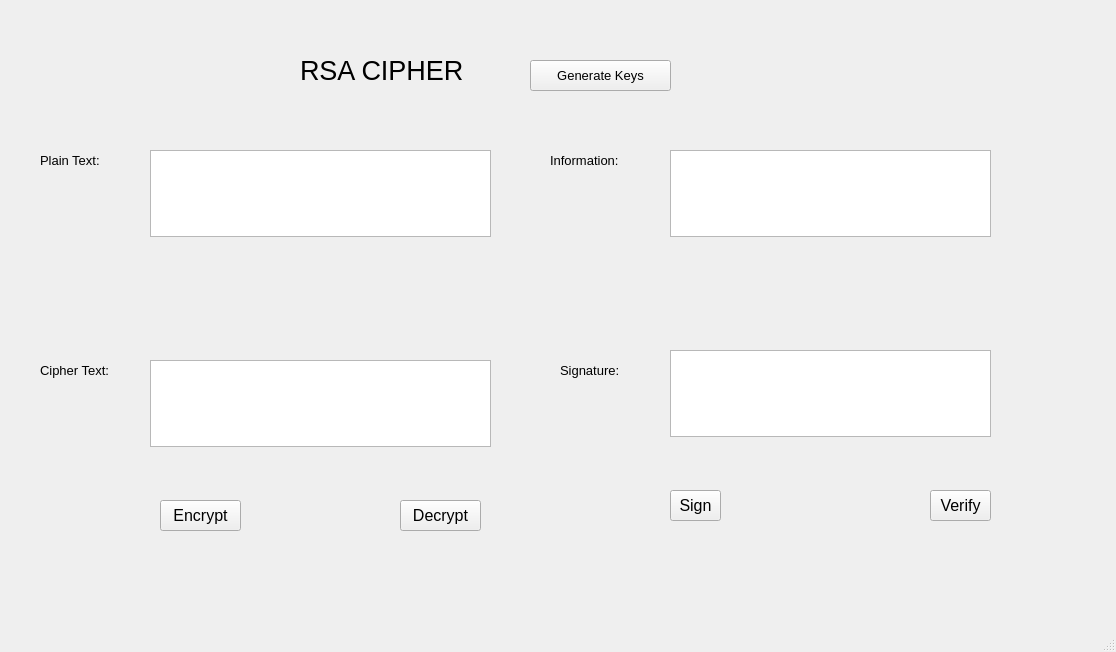
<?xml version="1.0" encoding="UTF-8"?>
<ui version="4.0">
 <class>MainWindow</class>
 <widget class="QMainWindow" name="MainWindow">
  <property name="geometry">
   <rect>
    <x>0</x>
    <y>0</y>
    <width>1116</width>
    <height>652</height>
   </rect>
  </property>
  <property name="font">
   <font>
    <pointsize>10</pointsize>
   </font>
  </property>
  <property name="windowTitle">
   <string>MainWindow</string>
  </property>
  <widget class="QWidget" name="centralwidget">
   <widget class="QLabel" name="label">
    <property name="geometry">
     <rect>
      <x>300</x>
      <y>50</y>
      <width>191</width>
      <height>41</height>
     </rect>
    </property>
    <property name="font">
     <font>
      <pointsize>20</pointsize>
     </font>
    </property>
    <property name="text">
     <string>RSA CIPHER</string>
    </property>
   </widget>
   <widget class="QToolButton" name="btn_generate">
    <property name="geometry">
     <rect>
      <x>530</x>
      <y>60</y>
      <width>141</width>
      <height>31</height>
     </rect>
    </property>
    <property name="font">
     <font>
      <pointsize>10</pointsize>
     </font>
    </property>
    <property name="text">
     <string>Generate Keys</string>
    </property>
   </widget>
   <widget class="QLabel" name="label_2">
    <property name="geometry">
     <rect>
      <x>40</x>
      <y>150</y>
      <width>81</width>
      <height>21</height>
     </rect>
    </property>
    <property name="font">
     <font>
      <pointsize>10</pointsize>
     </font>
    </property>
    <property name="text">
     <string>Plain Text:</string>
    </property>
   </widget>
   <widget class="QLabel" name="label_3">
    <property name="geometry">
     <rect>
      <x>40</x>
      <y>360</y>
      <width>91</width>
      <height>21</height>
     </rect>
    </property>
    <property name="text">
     <string>Cipher Text:</string>
    </property>
   </widget>
   <widget class="QLabel" name="label_4">
    <property name="geometry">
     <rect>
      <x>550</x>
      <y>150</y>
      <width>91</width>
      <height>21</height>
     </rect>
    </property>
    <property name="font">
     <font>
      <pointsize>10</pointsize>
     </font>
    </property>
    <property name="text">
     <string>Information:</string>
    </property>
   </widget>
   <widget class="QLabel" name="label_5">
    <property name="geometry">
     <rect>
      <x>560</x>
      <y>360</y>
      <width>81</width>
      <height>21</height>
     </rect>
    </property>
    <property name="font">
     <font>
      <pointsize>10</pointsize>
     </font>
    </property>
    <property name="text">
     <string>Signature:</string>
    </property>
   </widget>
   <widget class="QTextEdit" name="txt_plaintext">
    <property name="geometry">
     <rect>
      <x>150</x>
      <y>150</y>
      <width>341</width>
      <height>87</height>
     </rect>
    </property>
   </widget>
   <widget class="QTextEdit" name="txt_ciphertext">
    <property name="geometry">
     <rect>
      <x>150</x>
      <y>360</y>
      <width>341</width>
      <height>87</height>
     </rect>
    </property>
   </widget>
   <widget class="QTextEdit" name="txt_infor">
    <property name="geometry">
     <rect>
      <x>670</x>
      <y>150</y>
      <width>321</width>
      <height>87</height>
     </rect>
    </property>
   </widget>
   <widget class="QTextEdit" name="txt_sign">
    <property name="geometry">
     <rect>
      <x>670</x>
      <y>350</y>
      <width>321</width>
      <height>87</height>
     </rect>
    </property>
   </widget>
   <widget class="QToolButton" name="btn_encrypt">
    <property name="geometry">
     <rect>
      <x>160</x>
      <y>500</y>
      <width>81</width>
      <height>31</height>
     </rect>
    </property>
    <property name="font">
     <font>
      <pointsize>12</pointsize>
     </font>
    </property>
    <property name="text">
     <string>Encrypt</string>
    </property>
   </widget>
   <widget class="QToolButton" name="btn_decrypt">
    <property name="geometry">
     <rect>
      <x>400</x>
      <y>500</y>
      <width>81</width>
      <height>31</height>
     </rect>
    </property>
    <property name="font">
     <font>
      <pointsize>12</pointsize>
     </font>
    </property>
    <property name="text">
     <string>Decrypt</string>
    </property>
   </widget>
   <widget class="QToolButton" name="btn_sign">
    <property name="geometry">
     <rect>
      <x>670</x>
      <y>490</y>
      <width>51</width>
      <height>31</height>
     </rect>
    </property>
    <property name="font">
     <font>
      <pointsize>12</pointsize>
     </font>
    </property>
    <property name="text">
     <string>Sign</string>
    </property>
   </widget>
   <widget class="QToolButton" name="btn_verify">
    <property name="geometry">
     <rect>
      <x>930</x>
      <y>490</y>
      <width>61</width>
      <height>31</height>
     </rect>
    </property>
    <property name="font">
     <font>
      <pointsize>12</pointsize>
     </font>
    </property>
    <property name="text">
     <string>Verify</string>
    </property>
   </widget>
  </widget>
  <widget class="QMenuBar" name="menubar">
   <property name="geometry">
    <rect>
     <x>0</x>
     <y>0</y>
     <width>1116</width>
     <height>29</height>
    </rect>
   </property>
  </widget>
  <widget class="QStatusBar" name="statusbar"/>
 </widget>
 <resources/>
 <connections/>
</ui>
